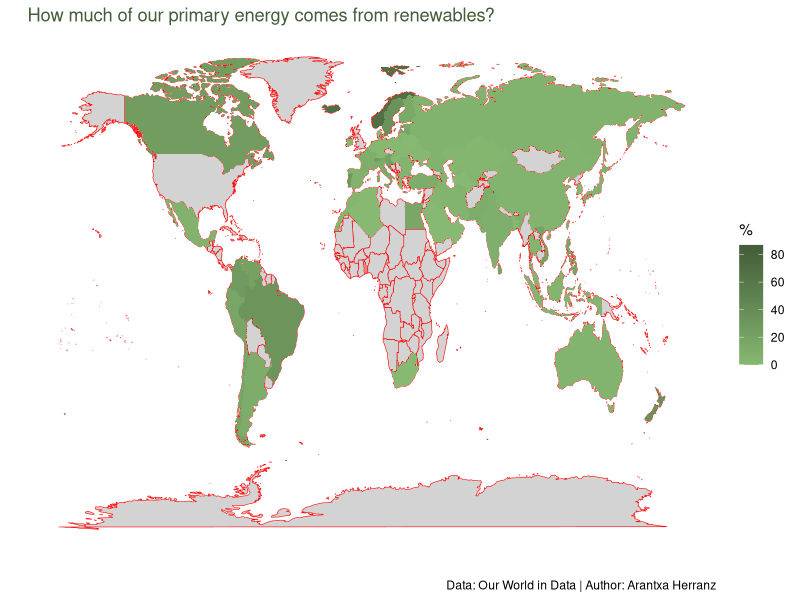

The R script that drew this image:
#source: https://ourworldindata.org/renewable-energy

green <- read.csv("renewable-share-energy.csv")
View(green)

library(tidyverse)
library(ggplot2)

world <- map_data("world")
world

#changing name to make a merge
colnames(green)[1] <- "region"

df <- merge(green, world, by = "region")
df

ggplot() +
  geom_map(
    data = world, map = world,
    aes(long, lat, map_id = region),
    color = "red", fill = "lightgray", size = .2
  )+
  geom_map(data= df, map = world,
           aes(fill= Renewables....equivalent.primary.energy., 
               map_id = region))+
  scale_fill_continuous(low="#87b972", high="#435c39", guide="colorbar")+ 
  scale_y_continuous(breaks=c()) +
  scale_x_continuous(breaks=c()) +
  labs(fill="%", title="How much of our primary energy comes from renewables?", 
       x="", y="",
       caption = "Data: Our World in Data | Author: Arantxa Herranz") +
  theme(panel.background = element_rect(fill = "white"), 
        plot.title = element_text(colour = "#435c39"))




